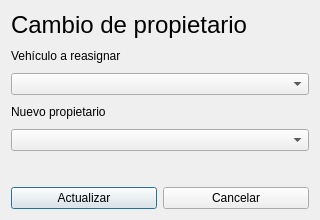
<?xml version="1.0" encoding="UTF-8"?>
<ui version="4.0">
 <class>dialogoCambiarPropietario</class>
 <widget class="QDialog" name="dialogoCambiarPropietario">
  <property name="geometry">
   <rect>
    <x>0</x>
    <y>0</y>
    <width>320</width>
    <height>220</height>
   </rect>
  </property>
  <property name="minimumSize">
   <size>
    <width>320</width>
    <height>220</height>
   </size>
  </property>
  <property name="maximumSize">
   <size>
    <width>320</width>
    <height>220</height>
   </size>
  </property>
  <property name="windowTitle">
   <string>Dialog</string>
  </property>
  <layout class="QVBoxLayout" name="verticalLayout">
   <item>
    <widget class="QLabel" name="label">
     <property name="font">
      <font>
       <pointsize>18</pointsize>
      </font>
     </property>
     <property name="text">
      <string>Cambio de propietario</string>
     </property>
    </widget>
   </item>
   <item>
    <widget class="QLabel" name="label_2">
     <property name="text">
      <string>Vehículo a reasignar</string>
     </property>
    </widget>
   </item>
   <item>
    <widget class="QComboBox" name="vehiculo"/>
   </item>
   <item>
    <widget class="QLabel" name="label_3">
     <property name="text">
      <string>Nuevo propietario</string>
     </property>
    </widget>
   </item>
   <item>
    <widget class="QComboBox" name="cliente"/>
   </item>
   <item>
    <layout class="QHBoxLayout" name="horizontalLayout">
     <property name="topMargin">
      <number>30</number>
     </property>
     <item>
      <widget class="QPushButton" name="buttonCambiar">
       <property name="text">
        <string>Actualizar</string>
       </property>
      </widget>
     </item>
     <item>
      <widget class="QPushButton" name="buttonCancelar">
       <property name="text">
        <string>Cancelar</string>
       </property>
      </widget>
     </item>
    </layout>
   </item>
  </layout>
 </widget>
 <resources/>
 <connections/>
</ui>
